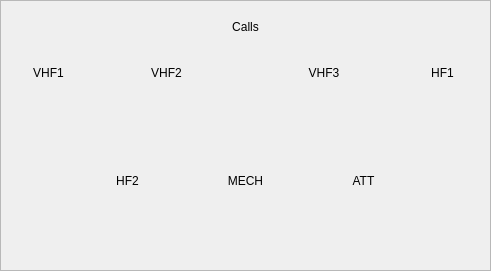
   <widget class="QFrame" name="workArea_3">
    <property name="geometry">
     <rect>
      <x>1240</x>
      <y>340</y>
      <width>491</width>
      <height>271</height>
     </rect>
    </property>
    <property name="sizePolicy">
     <sizepolicy hsizetype="Preferred" vsizetype="Expanding">
      <horstretch>0</horstretch>
      <verstretch>0</verstretch>
     </sizepolicy>
    </property>
    <property name="maximumSize">
     <size>
      <width>16777215</width>
      <height>520</height>
     </size>
    </property>
    <property name="frameShape">
     <enum>QFrame::StyledPanel</enum>
    </property>
    <layout class="QGridLayout" name="gridLayout_3">
     <item row="1" column="0">
      <layout class="QVBoxLayout" name="verticalLayout_10">
       <item>
        <widget class="QLabel" name="lblADF1_13">
         <property name="text">
          <string>VHF1</string>
         </property>
         <property name="alignment">
          <set>Qt::AlignCenter</set>
         </property>
        </widget>
       </item>
       <item>
        <widget class="QWidget" name="lampPlaceholder_8" native="true"/>
       </item>
      </layout>
     </item>
     <item row="1" column="1" colspan="2">
      <layout class="QVBoxLayout" name="verticalLayout_11">
       <item>
        <widget class="QLabel" name="lblADF1_14">
         <property name="text">
          <string>VHF2</string>
         </property>
         <property name="alignment">
          <set>Qt::AlignCenter</set>
         </property>
        </widget>
       </item>
       <item>
        <widget class="QWidget" name="lampPlaceholder_9" native="true"/>
       </item>
      </layout>
     </item>
     <item row="1" column="3" colspan="2">
      <layout class="QVBoxLayout" name="verticalLayout_12">
       <item>
        <widget class="QLabel" name="lblADF1_15">
         <property name="text">
          <string>VHF3</string>
         </property>
         <property name="alignment">
          <set>Qt::AlignCenter</set>
         </property>
        </widget>
       </item>
       <item>
        <widget class="QWidget" name="lampPlaceholder_10" native="true"/>
       </item>
      </layout>
     </item>
     <item row="1" column="5">
      <layout class="QVBoxLayout" name="verticalLayout_13">
       <item>
        <widget class="QLabel" name="lblADF1_16">
         <property name="text">
          <string>HF1</string>
         </property>
         <property name="alignment">
          <set>Qt::AlignCenter</set>
         </property>
        </widget>
       </item>
       <item>
        <widget class="QWidget" name="lampPlaceholder_11" native="true"/>
       </item>
      </layout>
     </item>
     <item row="2" column="1">
      <layout class="QVBoxLayout" name="verticalLayout_14">
       <item>
        <widget class="QLabel" name="lblADF1_17">
         <property name="text">
          <string>HF2</string>
         </property>
         <property name="alignment">
          <set>Qt::AlignCenter</set>
         </property>
        </widget>
       </item>
       <item>
        <widget class="QWidget" name="lampPlaceholder_12" native="true"/>
       </item>
      </layout>
     </item>
     <item row="2" column="2" colspan="2">
      <layout class="QVBoxLayout" name="verticalLayout_15">
       <item>
        <widget class="QLabel" name="lblADF1_18">
         <property name="text">
          <string>MECH</string>
         </property>
         <property name="alignment">
          <set>Qt::AlignCenter</set>
         </property>
        </widget>
       </item>
       <item>
        <widget class="QWidget" name="lampPlaceholder_13" native="true"/>
       </item>
      </layout>
     </item>
     <item row="2" column="4">
      <layout class="QVBoxLayout" name="verticalLayout_16">
       <item>
        <widget class="QLabel" name="lblADF1_19">
         <property name="text">
          <string>ATT</string>
         </property>
         <property name="alignment">
          <set>Qt::AlignCenter</set>
         </property>
        </widget>
       </item>
       <item>
        <widget class="QWidget" name="lampPlaceholder_14" native="true"/>
       </item>
      </layout>
     </item>
     <item row="0" column="2" colspan="2">
      <widget class="QLabel" name="lblADF1_12">
       <property name="maximumSize">
        <size>
         <width>16777215</width>
         <height>30</height>
        </size>
       </property>
       <property name="text">
        <string>Calls</string>
       </property>
       <property name="alignment">
        <set>Qt::AlignCenter</set>
       </property>
      </widget>
     </item>
    </layout>
   </widget>
